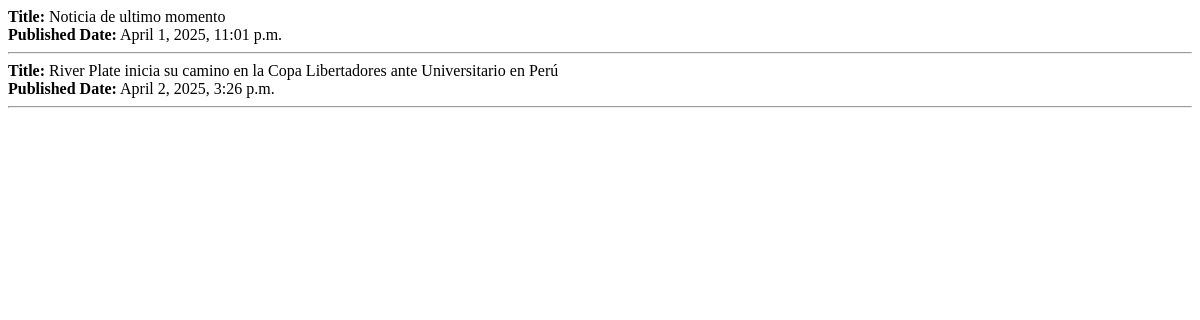
Page /home/ on the earlier database version.
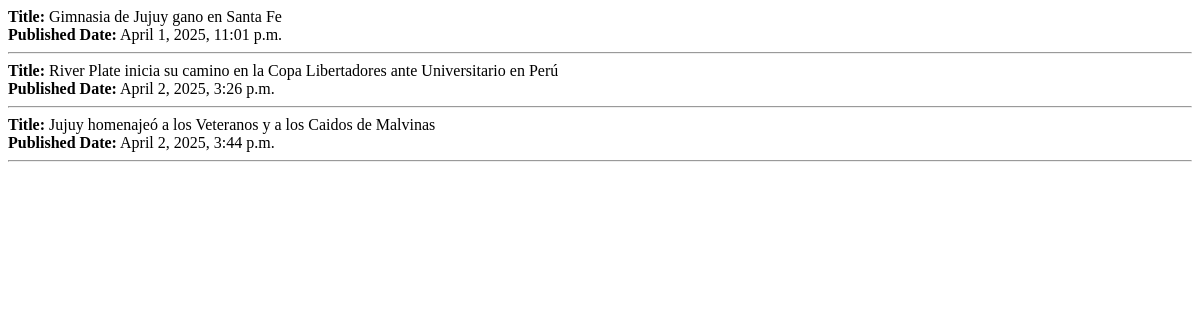
Same page on the later database version.
### blog/models.py (models this page shows)
class Articles(models.Model):
    id = models.AutoField(primary_key=True)
    title = models.CharField(max_length=70)
    author = models.CharField(max_length=70)
    description = models.TextField()
    published_date = models.DateTimeField(auto_now_add=True)
    is_published = models.BooleanField(default=True)

### blog/views.py (the view)
# urls.py: path('', views.list_articles, name="list_articles"),
def list_articles(request):
    articles = Articles.objects.all()
    return render(request, 'home.html', {"articles": articles})

### blog/templates/home.html (shortened to what this page needs)
<!DOCTYPE html>
<html lang="en">
<head>
</head>
<body>
    {% for article in articles %}
    <div>
        <strong>Title:</strong> {{ article.title }}
        <br>
        <strong>Published Date:</strong> {{ article.published_date }}
    </div>
    <hr>
    {% endfor %}
</body>
</html>

Differences in the rows shown:
changed Articles: title "Noticia de ultimo momento" → "Gimnasia de Jujuy gano en Santa Fe"
added Articles: title "Jujuy homenajeó a los Veteranos y a los Caidos de Malvinas", published_date "April 2, 2025, 3:44 p.m."
